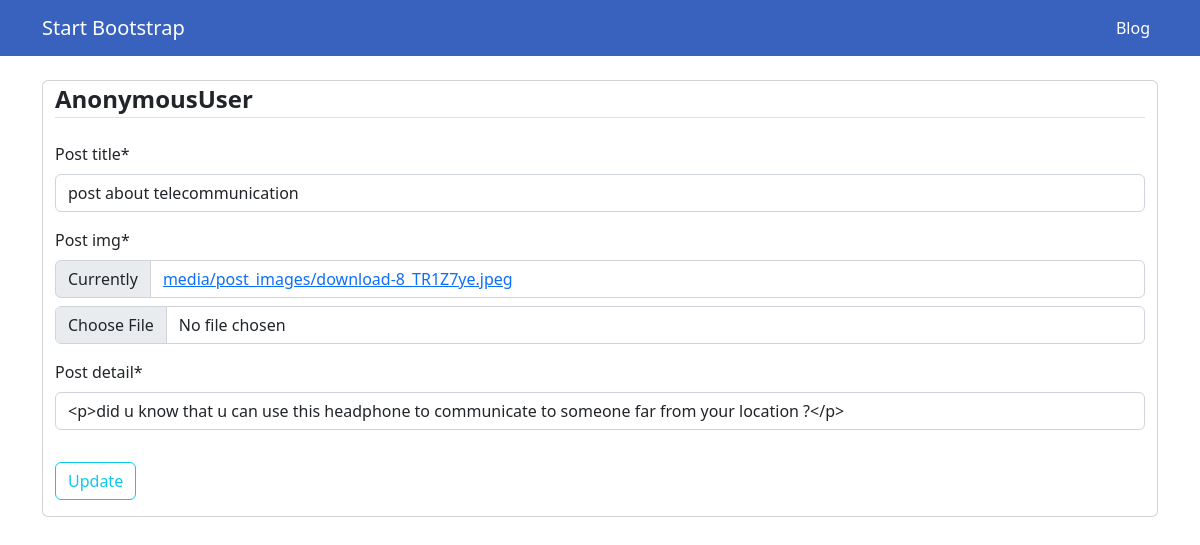
The page /edit_post/post-about-telecommunication on the database as committed earlier.
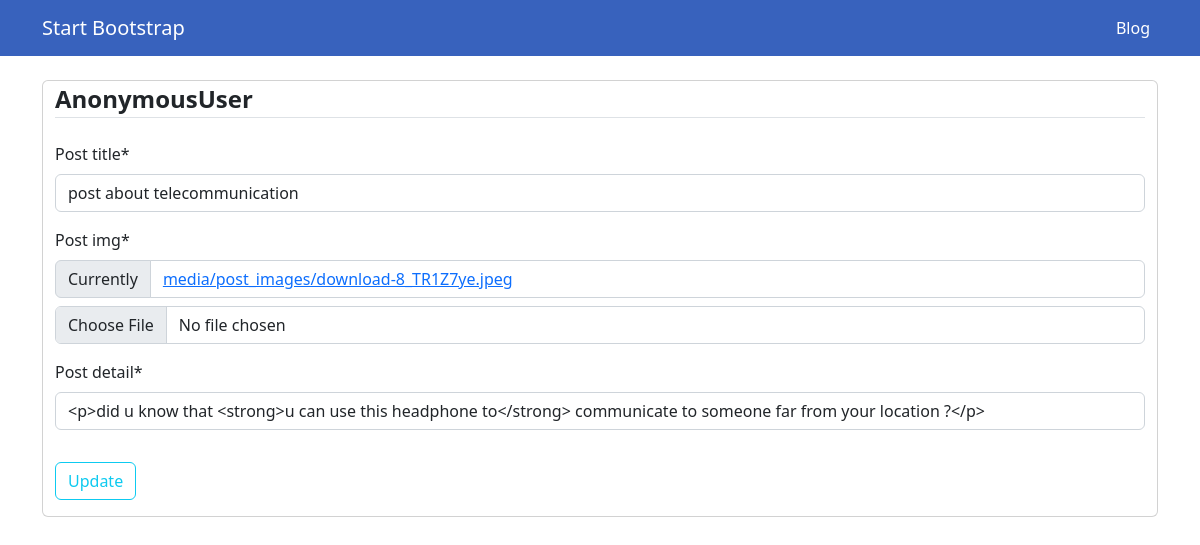
The same page on the database as committed later.
### the_root/models.py (models this page shows, shortened)
class Post(models.Model):
    post_owner = models.ForeignKey(User, on_delete=models.CASCADE)
    post_title = models.CharField(max_length=150)
    post_slug = models.SlugField(unique=True, blank=True)
    post_img = models.ImageField(upload_to="media/post_images/") # i will make it optional later and add default image
    post_detail = RichTextField()
    created = models.DateTimeField(auto_now_add=True)
    updated = models.DateTimeField(auto_now=True)

### the_root/views.py (the view)
# urls.py: path("edit_post/<slug:slug>", views.edit_post, name="edit_post"),
def edit_post(request, slug):
    post = get_object_or_404(Post, post_slug=slug)
    if request.method == 'POST':
        form = CreatePostForm(request.POST, instance=post)
        if form.is_valid():
            form.save()
            return redirect('all_post')
    else:
        form = CreatePostForm(instance=post)
    return render(request, 'base/edit_post.html', {'form': form})

### the_root/forms.py
class CreatePostForm(forms.ModelForm):
    post_detail = forms.CharField(widget=CKEditorWidget())
    class Meta:
        model = Post
        fields = ['post_title','post_img','post_detail']

### the_root/templates/base/edit_post.html (shortened to what this page needs)
{% load static %}
{% load crispy_forms_tags %}
<!DOCTYPE html>
<html lang="en">
    <head>
        <link href="{% static 'detailcss/detailstyles.css' %}" rel="stylesheet" />
    </head>
    <body>
        <nav class="navbar navbar-expand-lg navbar-dark nav-custom" >
            <div class="container">
                <a class="navbar-brand" href="#!">Start Bootstrap</a>
                <div class="collapse navbar-collapse" id="navbarSupportedContent">
                    <ul class="navbar-nav ms-auto mb-2 mb-lg-0">
                        <li class="nav-item"><a class="nav-link active" aria-current="page" href="{% url 'home' %}">Blog</a></li>
                    </ul>
                </div>
            </div>
        </nav>
        <nav class="container pt-4">
            <form method="POST" enctype="multipart/form-data" class="card container">
                <fieldset  class="form-group">
                    <legend class="border-bottom mb-4"> <b>{{ user }}</b></legend>
                    {{ form|crispy }}
                </fieldset>
                <div class="form-group pt-3">
                    <button type="submit" class="btn btn-outline-info " >Update</button>
                </div>
                <div class="boder-top pt-3">
                </div>
            </form>
        </nav>
    </body>
</html>

Rows that differ between the two databases and show on the page:
changed Post "post about telecommunication": post_detail "<p>did u know that u can use this headphone to communicate to someone far from your location ?</p>" → "<p>did u know that <strong>u can use this headphone to</strong> communicate to someone far from your location ?</p>"
